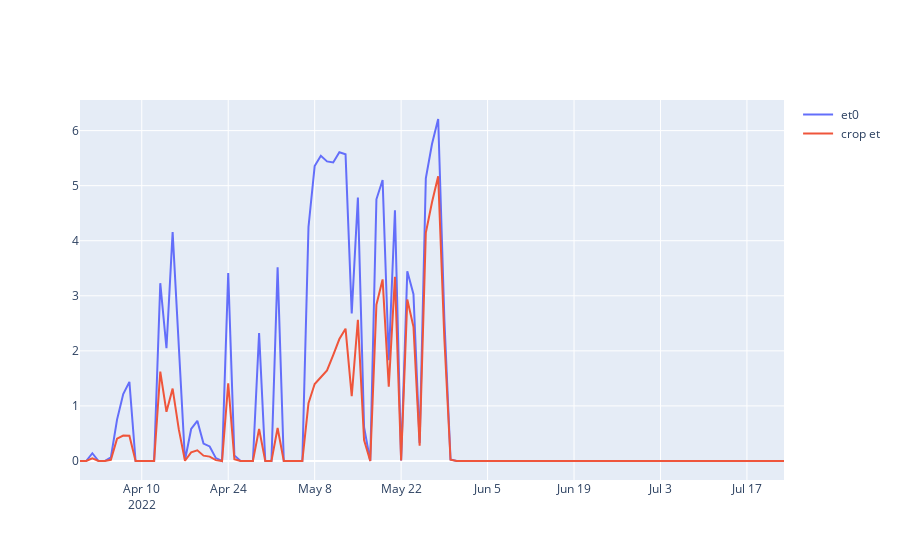

The cell this chart's notebook holds for it:
### Code cell
figure = go.FigureWidget(
        data=[
        go.Scatter(
            x=daily["time"],
            y=daily["et"],
            name=" et0 ",
            
        ),
        go.Scatter(
            x=daily["time"],
            y=daily["etc"],
            name=" crop et ",
            
            
        )
       
               
        ]
   
        )
figure.show()
